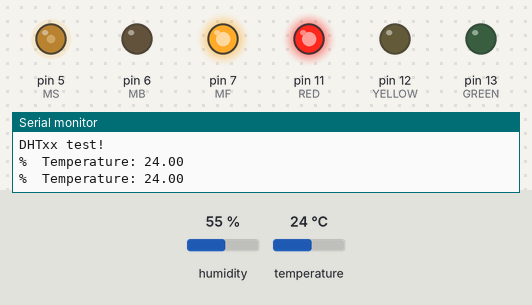
Bench run of a sketch on a simulated Arduino Uno, built with avr-gcc and run on an emulated ATmega328P. Parts: output pins drawn as LEDs (lit = HIGH), the last lines printed to the serial monitor. The test bench sets the inputs (shaded band); at power-on: temperature 24 °C, humidity 55 %.

Above: at 2.8 s.
2.9 s: temperature set to 26 °C
At 6.2 s:
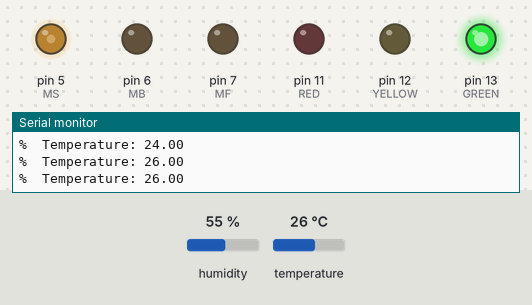
6.5 s: temperature set to 12 °C
At 8.9 s:
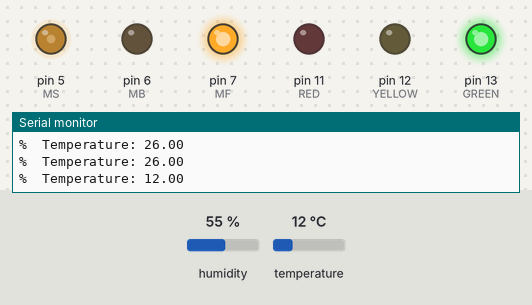
10.6 s: temperature set to 28 °C
At 12.9 s:
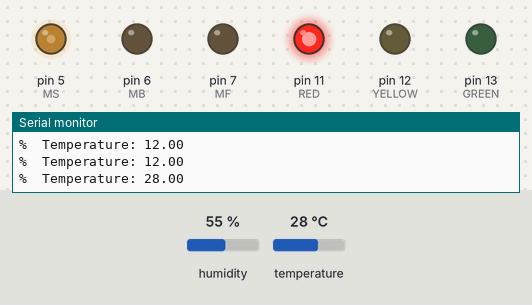
14.6 s: temperature set to 19 °C
At 18.5 s:
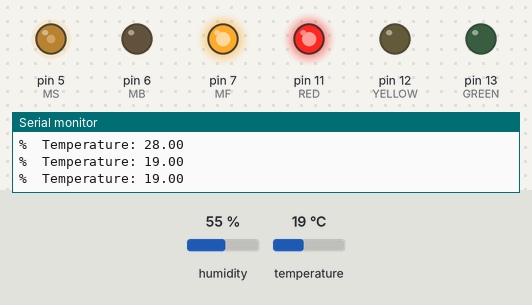
Timing chart, 0 to 19.7 s (numbered marks = the images above; inputs shaded):
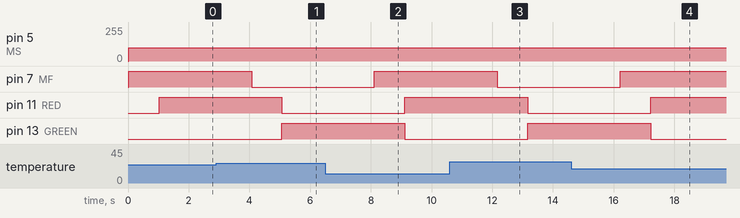

The sketch:

Final.ino
```cpp
  // LED
#define GREEN 13
#define YELLOW 12
#define RED 11

  // MOTER CONTROLER
#define MF 7
#define MB 6
#define MS 5

  // Tempurture
#include "DHT.h"
#define DHTPIN 10
#define DHTTYPE DHT11
DHT dht(DHTPIN, DHTTYPE);


void setup() {
  // LED
  pinMode(GREEN,OUTPUT);
  pinMode(YELLOW,OUTPUT);
  pinMode(RED,OUTPUT);

  // MOTER CONTROLER
   pinMode(MF,OUTPUT);
   pinMode(MB,OUTPUT);
   pinMode(MS,OUTPUT);

  // Tempurture
  Serial.begin(9600);
  Serial.println(F("DHTxx test!"));

  dht.begin();
}

void loop() {
  // LED
  // digitalWrite(GREEN,1);
  // digitalWrite(YELLOW,1);
  // digitalWrite(RED,1);
  // delay(1000);
  // digitalWrite(GREEN,0);
  // digitalWrite(YELLOW,0);
  // digitalWrite(RED,0);
  // delay(1000);

  // Tempurture
  float t = dht.readTemperature();
    if (isnan(t)) {
    Serial.println(F("Failed to read from DHT sensor!"));
    return;
  }
  float hic = dht.computeHeatIndex(t, false);
    Serial.print(F("%  Temperature: "));
  Serial.println(t);


 if(25>t)
 {
  speed_1();
  digitalWrite(GREEN,0);
  digitalWrite(YELLOW,0);
  digitalWrite(RED,1);
  delay(1000);
 }

 else if (25>t>20){
  speed_2();
  digitalWrite(GREEN,0);
  digitalWrite(YELLOW,1);
  digitalWrite(RED,0);
  delay(1000);
 }
  else if (t>20){
  stop();
  digitalWrite(GREEN,1);
  digitalWrite(YELLOW,0);
  digitalWrite(RED,0);
  delay(1000);
 }
}


void speed_1()
{
    digitalWrite(MF,1);
    digitalWrite(MB,0);
    analogWrite(MS,100);
    delay(1000);
}
void speed_2()
{
    digitalWrite(MF,0);
    digitalWrite(MB,1);
    analogWrite(MS,100);
    delay(1000);
}
void stop()
{
   digitalWrite(MF,0);
    digitalWrite(MB,0);
    analogWrite(MS,100);
    delay(1000);
}
```

Measured:
- the behaviour switches between 24 and 25 °C on temperature (found by bisection; images 0 and 1)
- after the input at 2.9 s, pin 7 (MF): HIGH → LOW after 1.2 s; pin 11 (RED): HIGH → LOW after 2.2 s; pin 13 (GREEN): LOW → HIGH after 2.2 s
- after the input at 6.5 s, pin 7 (MF): LOW → HIGH after 1.6 s; pin 11 (RED): LOW → HIGH after 2.6 s; pin 13 (GREEN): HIGH → LOW after 2.6 s
- after the input at 10.6 s, pin 7 (MF): HIGH → LOW after 1.6 s; pin 11 (RED): HIGH → LOW after 2.6 s; pin 13 (GREEN): LOW → HIGH after 2.6 s
- after the input at 14.6 s, pin 7 (MF): LOW → HIGH after 1.6 s; pin 11 (RED): LOW → HIGH after 2.6 s; pin 13 (GREEN): HIGH → LOW after 2.6 s
